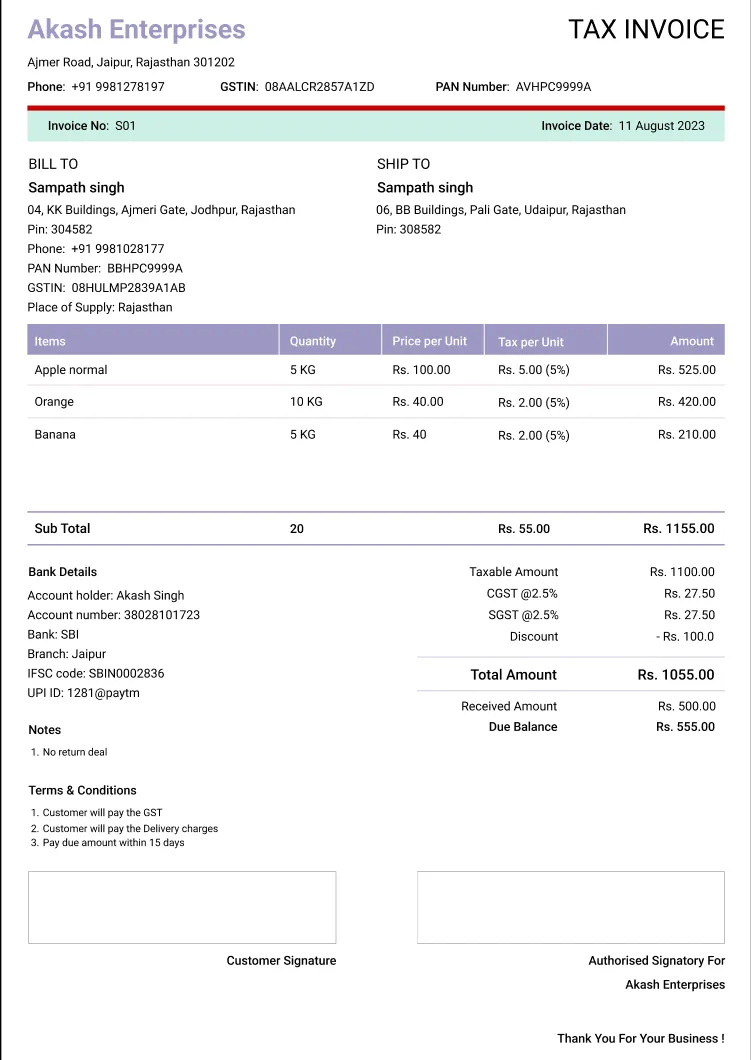
#> input picture backend/samples/Standard Grocery Bill.jpg, 751 x 1060 px
$ python -i ocr.py   (imports and definitions only)
#> lines starting #> are read from the running program, lines starting #| are printed output that depends on the picture; after the words box and inside, x2 and y2 are one past the last pixel; in counts of white or black regions, pixels touching at a corner belong together
"""OCR with an escalation strategy: cheap pass first, heavy pass only when needed.

Why: aggressive binarisation helps bad scans but can destroy clean ones, and a
second Tesseract run doubles latency. So we measure confidence and escalate.
"""
from collections import OrderedDict

import cv2
import numpy as np
import pytesseract
from PIL import Image

OCR_TIMEOUT_S = 90
GOOD_CONFIDENCE = 70.0


# [59 lines left out: functions to_gray, ocr_image, _run, _fix_orientation, not called in this run]


def _deskew(gray: np.ndarray) -> np.ndarray:
    """Projection-profile deskew: the correct angle makes text lines sharpest
    (largest row-sum variation). Convention-free, unlike minAreaRect."""
    h, w = gray.shape
    s = 800 / max(h, w) if max(h, w) > 800 else 1.0
    small = cv2.resize(gray, None, fx=s, fy=s, interpolation=cv2.INTER_AREA)
    _, bw = cv2.threshold(small, 0, 255, cv2.THRESH_BINARY_INV | cv2.THRESH_OTSU)
    sh, sw = bw.shape

    def score(angle: float) -> float:
        m = cv2.getRotationMatrix2D((sw / 2, sh / 2), angle, 1.0)
        rot = cv2.warpAffine(bw, m, (sw, sh), flags=cv2.INTER_NEAREST)
        prof = rot.sum(axis=1, dtype=np.float64)
        return float(np.sum(np.diff(prof) ** 2))

    base = score(0.0)
    if base == 0:  # blank page
        return gray
    best_angle, best = 0.0, base
    for a in np.arange(-10, 10.01, 0.5):
        sc = score(float(a))
        if sc > best:
            best_angle, best = float(a), sc
    if abs(best_angle) < 0.3 or best < base * 1.05:
        return gray
    m = cv2.getRotationMatrix2D((w / 2, h / 2), best_angle, 1.0)
    return cv2.warpAffine(gray, m, (w, h), flags=cv2.INTER_CUBIC, borderValue=255)


# [4 lines left out: function _light, not called in this run]


def _strong(gray: np.ndarray) -> np.ndarray:
    if max(gray.shape) < 2000:
        gray = cv2.resize(gray, None, fx=2, fy=2, interpolation=cv2.INTER_CUBIC)
    gray = _deskew(cv2.medianBlur(gray, 3))
    block = max(31, min(gray.shape) // 30) | 1  # must be odd
    return cv2.adaptiveThreshold(
        gray, 255, cv2.ADAPTIVE_THRESH_GAUSSIAN_C, cv2.THRESH_BINARY, block, 12
    )

>>> import cv2
>>> picture = cv2.imread('../../../../backend/samples/Standard Grocery Bill.jpg', cv2.IMREAD_GRAYSCALE)
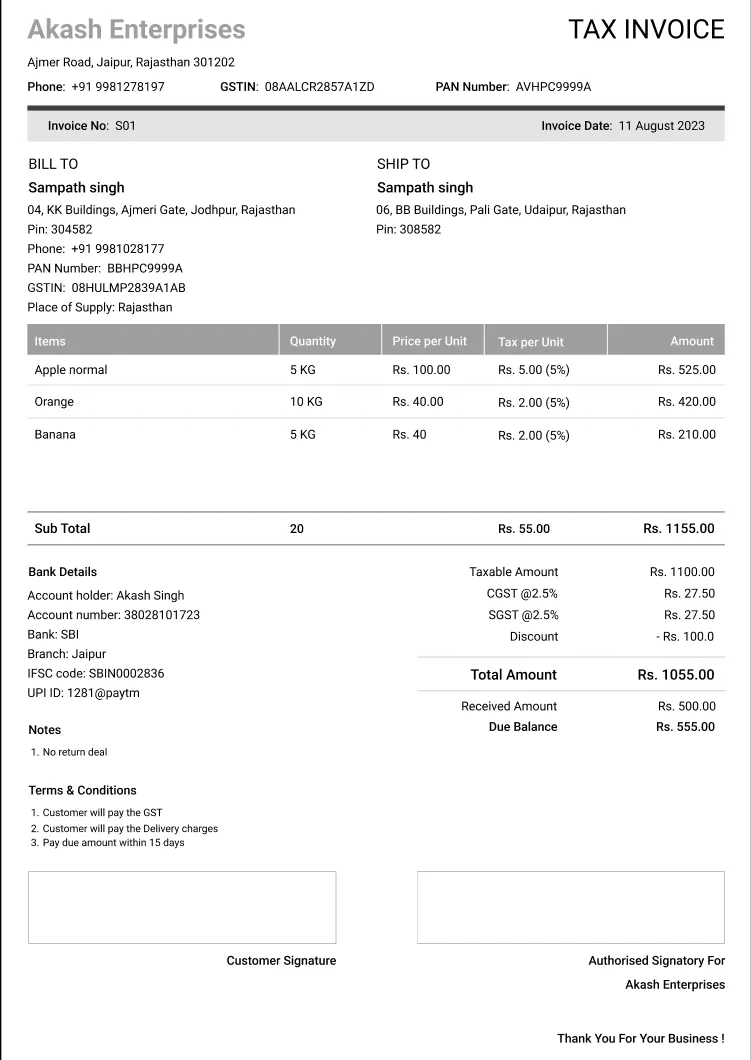
#> picture: shape (1060, 751); min 0, max 255, mean 243.7
>>> result = _strong(picture)
#> in _deskew, `_, bw = cv2.threshold(small, 0, 255, cv2.THRESH_BINARY_INV | cv2.THRES..`:
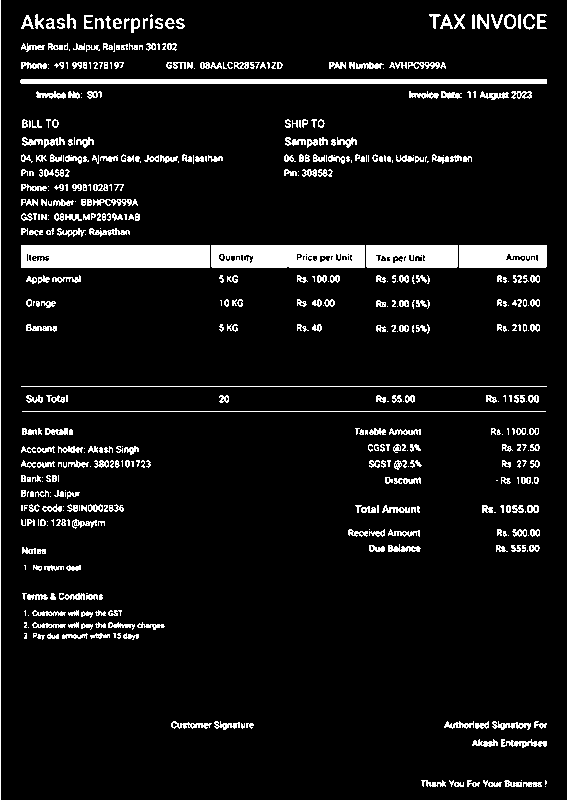
#> bw: shape (800, 567); 7.8% white; 523 white regions (182 under 20 px), largest, box (x1, y1, x2, y2) and area: (21, 245, 210, 268) 4270, (211, 245, 365, 268) 3263, (20, 79, 547, 84) 2633
#> in score, `prof = rot.sum(axis=1, dtype=np.float64)`: prof = 800 values, max 134640 at index 80, min 255 at index 0, mean 11321
#> in _deskew, `base = score(0.0)`: base = 1.68e+11
#> in _deskew, `best_angle, best = 0.0, base`: best_angle = 0; best = 1.68e+11
#> the loop in _deskew, `for a in np.arange(-10, 10.01, 0.5):` made 41 passes
#> sc on passes 1 to 12: 1.37e+09, 1.33e+09, 1.4e+09, 1.47e+09, 1.77e+09, 1.85e+09, 1.74e+09, 1.77e+09, 2.17e+09, 2.39e+09, 2.53e+09, 2.97e+09
#> pass 1, in score (call 2), `rot = cv2.warpAffine(bw, m, (sw, sh), flags=cv2.INTER_NEAREST)`:
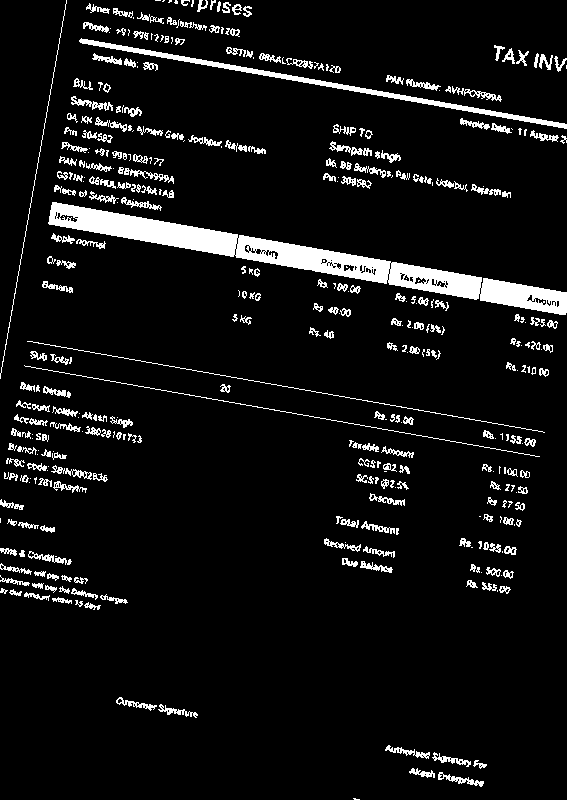
#> rot: shape (800, 567); 7.4% white; 398 white regions (129 under 20 px), largest, box (x1, y1, x2, y2) and area: (48, 202, 567, 315) 11411, (79, 38, 567, 129) 2473, (27, 341, 545, 433) 527
#> pass 2, in score (call 3), `rot = cv2.warpAffine(bw, m, (sw, sh), flags=cv2.INTER_NEAREST)`:
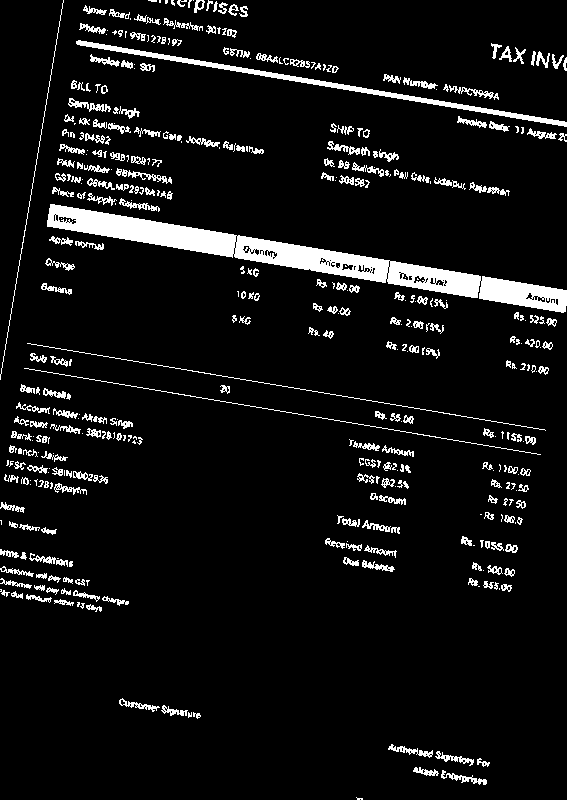
#> rot: shape (800, 567); 7.4% white; 419 white regions (145 under 20 px), largest, box (x1, y1, x2, y2) and area: (47, 204, 567, 313) 11432, (76, 40, 567, 127) 2486, (27, 343, 546, 431) 526
#> pass 3, in score (call 4), `rot = cv2.warpAffine(bw, m, (sw, sh), flags=cv2.INTER_NEAREST)`:
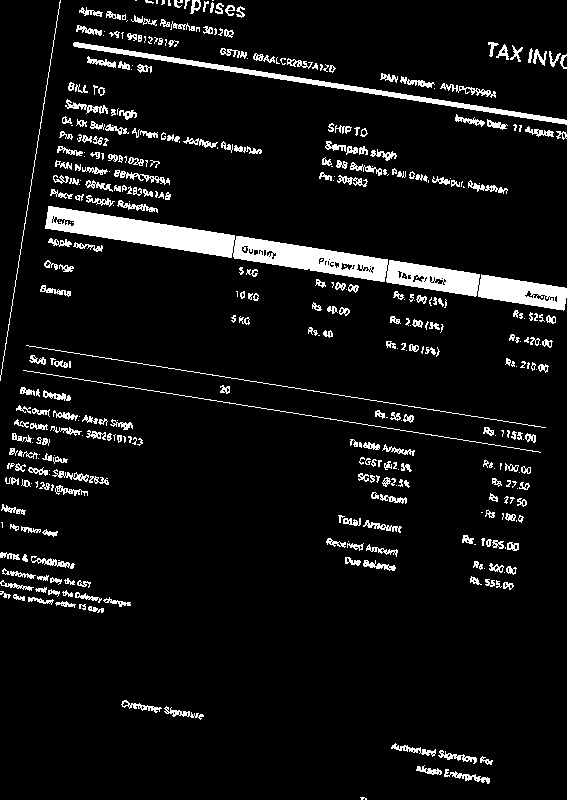
#> rot: shape (800, 567); 7.4% white; 418 white regions (138 under 20 px), largest, box (x1, y1, x2, y2) and area: (45, 206, 567, 311) 11443, (73, 42, 567, 125) 2500, (26, 345, 546, 428) 527
#> after the loop in _deskew, `for a in np.arange(-10, 10.01, 0.5):`: best_angle = 0
#> in _strong, `return cv2.adaptiveThreshold( gray, 255, cv2.ADAPTIVE_THRESH_GAUSSIAN_..`:
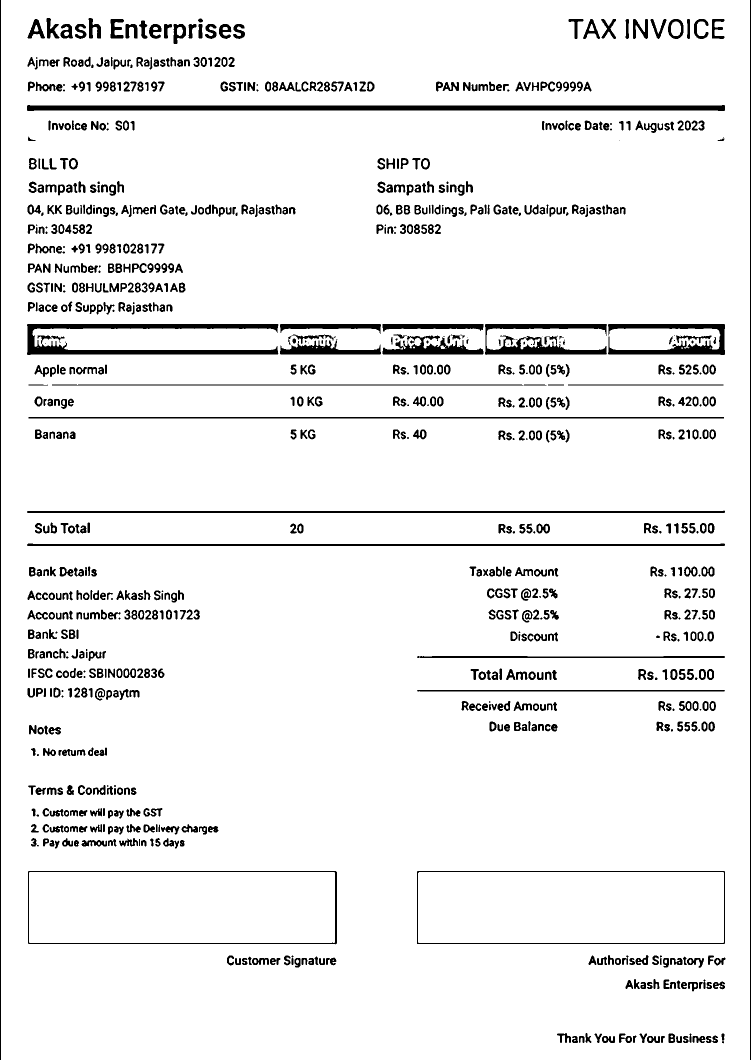
#> returned value: shape (2120, 1502) (shown at 1/2 size); 93.5% white; 951 black regions (104 under 20 px), largest, box (x1, y1, x2, y2) and area: (54, 210, 1450, 222) 13995, (54, 648, 557, 710) 10520, (970, 648, 1214, 710) 6201
